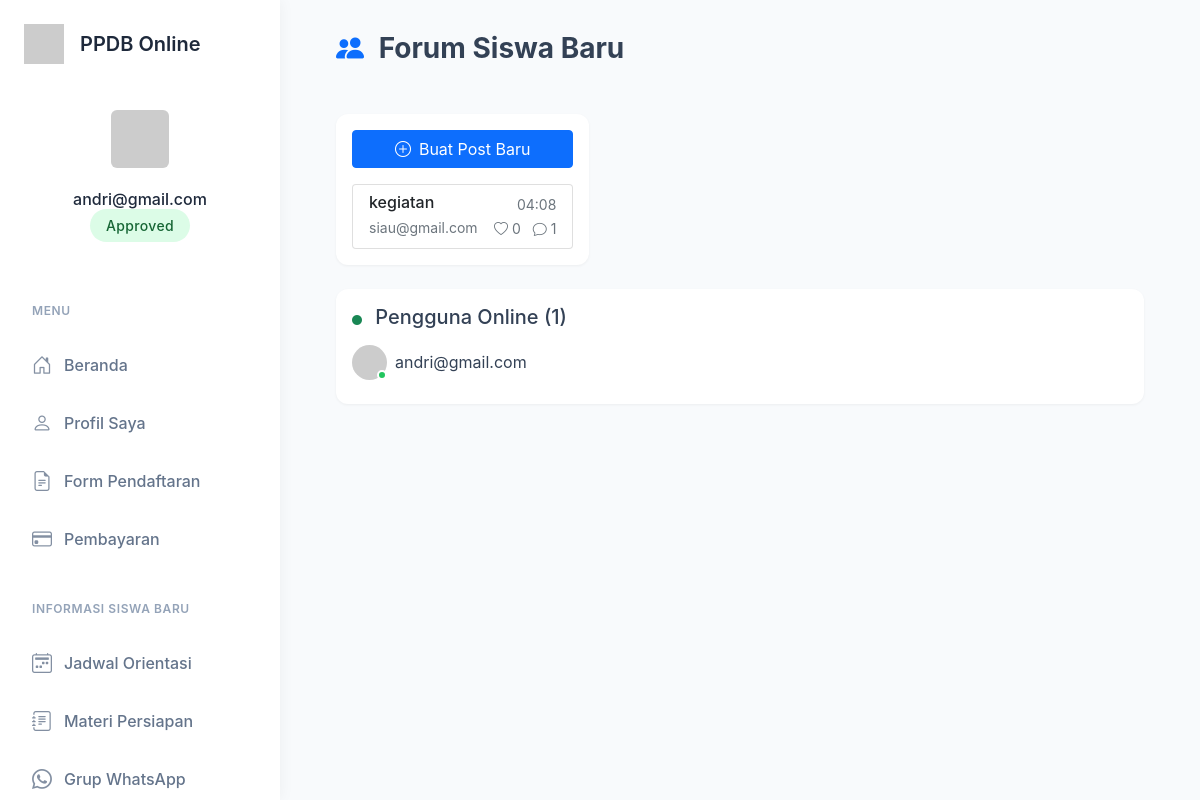
The app's page /forum-siswa (signed in) with its own data.
### app.py (models this page shows, shortened)
class User(db.Model):
    __tablename__ = 'users'  # Explicitly define table name
    id = db.Column(db.Integer, primary_key=True)
    username = db.Column(db.String(100), unique=True, nullable=False)
    password = db.Column(db.String(200), nullable=False)
    is_admin = db.Column(db.Boolean, default=False)
    is_verified = db.Column(db.Boolean, default=False)  # Add this attribute
    formulir = db.relationship('Formulir', back_populates='user')  # Add this relationship
    posts = db.relationship('ForumPost', backref='author', lazy=True)
    comments = db.relationship('ForumComment', backref='author', lazy=True)

class Formulir(db.Model):
    id = db.Column(db.Integer, primary_key=True)
    user_id = db.Column(db.Integer, db.ForeignKey('users.id'), nullable=False)
    user = db.relationship('User', back_populates='formulir')
    nama_lengkap = db.Column(db.String(100))
    tempat_lahir = db.Column(db.String(100))
    tanggal_lahir = db.Column(db.String(100))
    jenis_kelamin = db.Column(db.String(20))
    alamat = db.Column(db.String(200))
    asal_sekolah = db.Column(db.String(200))
    jurusan = db.Column(db.String(100))
    no_hp = db.Column(db.String(20))
    foto_path = db.Column(db.String(200))
    ijazah_path = db.Column(db.String(200))
    pembayaran_path = db.Column(db.String(200))
    pembayaran_status = db.Column(db.String(20), default='belum')
    verifikasi_status = db.Column(db.String(20), default='belum')

class ForumPost(db.Model):
    __tablename__ = 'forum_posts'
    id = db.Column(db.Integer, primary_key=True)
    title = db.Column(db.String(200), nullable=False)
    content = db.Column(db.Text, nullable=False)
    timestamp = db.Column(db.DateTime, default=db.func.now())
    user_id = db.Column(db.Integer, db.ForeignKey('users.id'), nullable=False)
    likes = db.Column(db.Integer, default=0)
    comments = db.relationship('ForumComment', backref='post', lazy=True, cascade='all, delete-orphan')

### app.py (the view)
    def wrapper(*args, **kwargs):
        if 'user_id' not in session:
            flash('Anda perlu masuk terlebih dahulu.')
            return redirect(url_for('login'))
        return f(*args, **kwargs)

### app.py (called while the page is built)
@app.before_request
def make_session_permanent():
    session.permanent = True

def login_required(f):
    def wrapper(*args, **kwargs):
        if 'user_id' not in session:
            flash('Anda perlu masuk terlebih dahulu.')
            return redirect(url_for('login'))
        return f(*args, **kwargs)
    wrapper.__name__ = f.__name__
    return wrapper

@app.before_request
def update_last_seen():
    if 'user_id' in session:
        online_user = OnlineUser.query.filter_by(user_id=session['user_id']).first()
        if online_user:
            online_user.last_seen = datetime.utcnow()
        else:
            online_user = OnlineUser(user_id=session['user_id'])
            db.session.add(online_user)
        db.session.commit()
        five_minutes_ago = datetime.utcnow() - timedelta(minutes=5)
        OnlineUser.query.filter(OnlineUser.last_seen < five_minutes_ago).delete()
        db.session.commit()

@app.context_processor
def utility_processor():
    def get_current_user():
        if 'user_id' in session:
            return User.query.get(session['user_id'])
        return None
    def get_user_formulir():
        if 'user_id' in session:
            return Formulir.query.filter_by(user_id=session['user_id']).first()
        return None
    return dict(get_current_user=get_current_user, get_user_formulir=get_user_formulir)

### templates/orientasi/forum.html (shortened to what this page needs)
{% extends "base.html" %}
{% block content %}
<div class="container-fluid">
  <div class="row mb-4">
    <div class="col-12">
      <h3 class="fw-bold mb-4">
        <i class="bi bi-people-fill text-primary me-2"></i>
        Forum Siswa Baru
      </h3>
    </div>
  </div>
  <div class="row">
    <div class="col-md-4">
      <div class="card mb-4">
        <div class="card-body">
          <button class="btn btn-primary w-100 mb-3" onclick="toggleNewPostForm()">
            <i class="bi bi-plus-circle me-2"></i>Buat Post Baru
          </button>
          <div class="list-group post-list">
            {% for post in posts %}
            <a href="#" class="list-group-item list-group-item-action"
               onclick="showPost({{ post.id }}); return false;">
              <div class="d-flex w-100 justify-content-between align-items-center">
                <h6 class="mb-1">{{ post.title }}</h6>
                <small class="text-muted">{{ post.timestamp[11:16] }}</small>
              </div>
              <div class="d-flex justify-content-between align-items-center">
                <small class="text-muted">{{ post.author.username }}</small>
                <div>
                  <small class="text-muted me-2">
                    <i class="bi bi-heart"></i> {{ post.likes }}
                  </small>
                  <small class="text-muted">
                    <i class="bi bi-chat"></i> {{ post.comments|length }}
                  </small>
                </div>
              </div>
            </a>
            {% endfor %}
          </div>
        </div>
      </div>
    </div>
    <div class="col-md-8">
    </div>
  </div>
  <div class="card">
    <div class="card-body">
      <h5 class="card-title mb-3">
        <i class="bi bi-circle-fill text-success me-2" style="font-size: 0.5em;"></i>
        Pengguna Online ({{ online_users|length }})
      </h5>
      <div class="online-users">
        {% for online_user in online_users %}
        <div class="user-item d-flex align-items-center mb-2">
          <div class="position-relative">
            <img src="https://ui-avatars.com/api/?name={{ online_user.username }}"
                 class="rounded-circle" style="width: 35px; height: 35px;">
            <span class="online-indicator"></span>
          </div>
          <span class="ms-2">{{ online_user.username }}</span>
        </div>
        {% endfor %}
      </div>
    </div>
  </div>
</div>
{% endblock %}

### templates/base.html (shortened to what this page needs)
<!DOCTYPE html>
<html>
<head>
  <link href="https://cdn.jsdelivr.net/npm/bootstrap@5.1.3/dist/css/bootstrap.min.css" rel="stylesheet">
  <link rel="stylesheet" href="https://cdn.jsdelivr.net/npm/bootstrap-icons@1.8.1/font/bootstrap-icons.css">
</head>
<body>
  <div class="wrapper">
    <nav class="sidebar">
      <div class="sidebar-header">
        <div class="sidebar-brand">
          <img src="https://ui-avatars.com/api/?name=PPDB&background=2563eb&color=fff" alt="Logo">
          <h4>PPDB Online</h4>
        </div>
        {% if session.user_id %}
        <div class="sidebar-user">
          {% set user = get_current_user() %}
          <img src="https://ui-avatars.com/api/?name={{ user.username }}&background=random" alt="Profile">
          <h6 class="mt-3 mb-1">{{ user.username }}</h6>
          {% set formulir = get_user_formulir() %}
          {% if formulir %}
          <span class="status-badge
                    {% if formulir.verifikasi_status == 'approved' %}status-approved
                    {% elif formulir.verifikasi_status == 'pending' %}status-pending
                    {% else %}status-rejected{% endif %}">
            {{ formulir.verifikasi_status|title }}
          </span>
          {% endif %}
        </div>
        {% endif %}
      </div>
      <div class="sidebar-menu">
        <div class="nav-section">
          <div class="nav-section-title">Menu</div>
          <div class="nav flex-column">
            {% if not session.user_id %}
            <a href="{{ url_for('index') }}" class="nav-link {{ 'active' if request.endpoint == 'index' }}">
              <i class="bi bi-house-door"></i>
              <span>Beranda</span>
            </a>
            <a href="{{ url_for('login') }}" class="nav-link {{ 'active' if request.endpoint == 'login' }}">
              <i class="bi bi-box-arrow-in-right"></i>
              <span>Login</span>
            </a>
            <a href="{{ url_for('register') }}" class="nav-link {{ 'active' if request.endpoint == 'register' }}">
              <i class="bi bi-person-plus"></i>
              <span>Daftar</span>
            </a>
            {% else %}
            <a href="{{ url_for('index') }}" class="nav-link {{ 'active' if request.endpoint == 'index' }}">
              <i class="bi bi-house-door"></i>
              <span>Beranda</span>
            </a>
            <a href="{{ url_for('profile') }}" class="nav-link {{ 'active' if request.endpoint == 'profile' }}">
              <i class="bi bi-person"></i>
              <span>Profil Saya</span>
            </a>
            <a href="{{ url_for('verifikasi') }}" class="nav-link {{ 'active' if request.endpoint == 'verifikasi' }}">
              <i class="bi bi-file-earmark-text"></i>
              <span>Form Pendaftaran</span>
            </a>
            {% set formulir = get_user_formulir() %}
            {% if formulir and formulir.verifikasi_status == 'approved' %}
            <a href="{{ url_for('pembayaran') }}" class="nav-link {{ 'active' if request.endpoint == 'pembayaran' }}">
              <i class="bi bi-credit-card"></i>
              <span>Pembayaran</span>
            </a>
            {% if formulir.pembayaran_status == 'approved' %}
            <div class="nav-section-title mt-4">Informasi Siswa Baru</div>
            <a href="{{ url_for('jadwal_orientasi') }}" class="nav-link {{ 'active' if request.endpoint == 'jadwal_orientasi' }}">
              <i class="bi bi-calendar2-week"></i>
              <span>Jadwal Orientasi</span>
            </a>
            <a href="{{ url_for('materi_persiapan') }}" class="nav-link {{ 'active' if request.endpoint == 'materi_persiapan' }}">
              <i class="bi bi-journal-text"></i>
              <span>Materi Persiapan</span>
            </a>
            <a href="{{ url_for('grup_wa') }}" class="nav-link {{ 'active' if request.endpoint == 'grup_wa' }}">
              <i class="bi bi-whatsapp"></i>
              <span>Grup WhatsApp</span>
            </a>
            {% endif %}
            {% endif %}
            {% endif %}
          </div>
        </div>
      </div>
    </nav>
    <div class="content">
      <div class="container-fluid">
        {% block content %}{% endblock %}
      </div>
    </div>
  </div>
</body>
</html>

### templates/base.html (style rules this page uses)
:root { --primary-color: #2563eb; --secondary-color: #3b82f6; --sidebar-width: 280px; }
body { font-family: 'Inter', system-ui, -apple-system, sans-serif; background: #f8fafc; color: #334155; }
.wrapper { display: flex; min-height: 100vh; }
.sidebar { width: var(--sidebar-width); background: #ffffff; color: #1e293b; position: fixed; height: 100vh; display: flex; flex-direction: column; transition: all 0.3s; box-shadow: 0 0 15px rgba(0, 0, 0, 0.05); z-index: 1000; }
.sidebar-header { padding: 1.5rem; background: rgba(255, 255, 255, 0.05); border-bottom: 1px solid rgba(255, 255, 255, 0.1); flex-shrink: 0; }
.sidebar-brand { display: flex; align-items: center; margin-bottom: 1.5rem; }
.sidebar-brand img { width: 40px; height: 40px; margin-right: 1rem; }
.sidebar-brand h4 { color: #1e293b; margin: 0; font-size: 1.25rem; font-weight: 600; }
.sidebar-user { text-align: center; padding: 1rem 0; }
.sidebar-user img { width: 70px; height: 70px; border-radius: 12px; border: 3px solid rgba(255, 255, 255, 0.1); padding: 3px; }
.sidebar-menu { padding: 1rem; flex-grow: 1; overflow-y: auto; overflow-x: hidden; }
.nav-section { margin-bottom: 1rem; }
.nav-section-title { color: #94a3b8; font-size: 0.75rem; font-weight: 600; text-transform: uppercase; letter-spacing: 0.05em; padding: 0.5rem 1rem; margin-bottom: 0.5rem; }
.nav-link { color: #64748b; padding: 0.75rem 1rem; border-radius: 8px; margin: 0.125rem 0; font-weight: 500; transition: all 0.2s; display: flex; align-items: center; }
.nav-link i { font-size: 1.25rem; margin-right: 0.75rem; opacity: 0.8; }
.content { margin-left: var(--sidebar-width); padding: 2rem; width: calc(100% - var(--sidebar-width)); }
.card { border: none; border-radius: 12px; box-shadow: 0 1px 3px rgba(0, 0, 0, 0.05); transition: transform 0.2s, box-shadow 0.2s; }
.status-badge { padding: 0.5rem 1rem; border-radius: 999px; font-size: 0.875rem; font-weight: 500; letter-spacing: 0.025em; }
.status-approved { background: #dcfce7; color: #166534; }

### templates/orientasi/forum.html (style rules this page uses)
.post-list .list-group-item { transition: all 0.2s; }
.online-indicator { width: 10px; height: 10px; background: #22c55e; border-radius: 50%; position: absolute; bottom: 0; right: 0; border: 2px solid white; }

### records on screen
User: username "andri@gmail.com"
Formulir: verifikasi_status "Approved"
ForumPost: title "kegiatan", timestamp "04:08", author.username "siau@gmail.com", likes "0", comments|length "1"

### other values on screen
{{ online_users|length }} "1"
